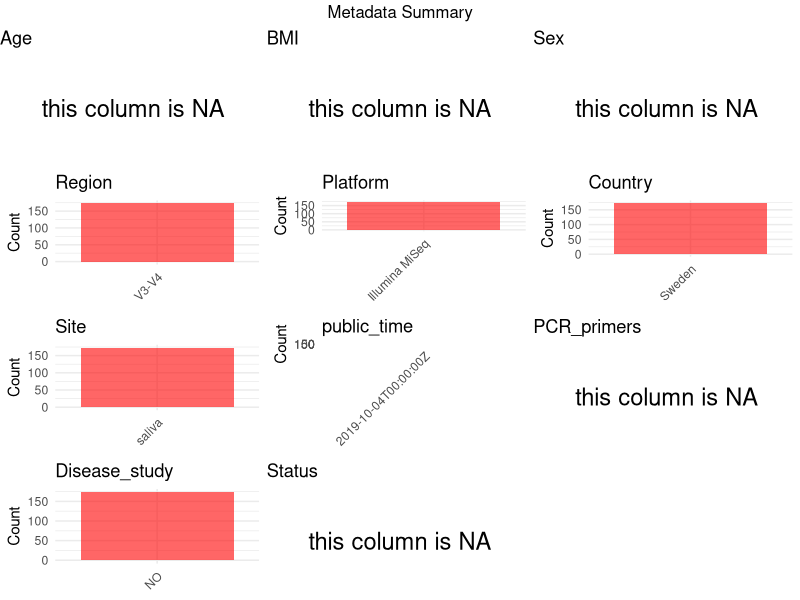

This figure's R source:
## ---- chunk 1
# Load necessary libraries
library(dplyr)
library(ggplot2)
library(gridExtra)

# Set working directory (update this path to your local directory)
setwd("D:/studylearning/董彪师兄项目/任务/修改20250922/PRJNA575550")

# Read the initial metadata files
initial_meta<-read.csv("SraRunTable.csv",header = T)

# Display the first few rows of the metadata
head(initial_meta)
## ---- chunk 2
# Create a uniform metadata dataframe
metadata <- data.frame(
  BioProject = initial_meta$BioProject,
  Run = initial_meta$Run,
  sample_name = initial_meta$Sample.Name,
  Age = NA,
  BMI = NA,
  Sex= NA,
  Region = "V3-V4",
  Platform = initial_meta$Instrument,
  Country = initial_meta$geo_loc_name_country,
  Site = initial_meta$env_medium,
  public_time = initial_meta$ReleaseDate,
  stringsAsFactors = FALSE
)
## ---- chunk 3
# Add information obtained from the publication
metadata$PCR_primers <- NA_character_
metadata$title <- "Oral Microbiota Development in Early Childhood"
metadata$Disease_study <- "NO"
metadata$Status <- NA_character_
## ---- chunk 4
# Check the number of unique runs and sample names
print(paste("Number of unique runs:", length(unique(metadata$Run))))
print(paste("Number of unique sample names:", length(unique(metadata$sample_name))))
## ---- chunk 5
# Select columns for visualization
plot_data <- metadata %>%
  select(-BioProject, -Run, -sample_name, -title)

# Function to create simple plots for each column
create_simple_plots <- function(data) {
  plots <- list()
  
  for (col in colnames(data)) {
    # Check if the column is all NA
    if (all(is.na(data[[col]]))) {
      # Create an empty plot with text indicating all NA
      p <- ggplot() +
        annotate("text", x = 0.5, y = 0.5, label = "this column is NA", size = 6) +
        labs(title = col) +
        theme_void()
    } else if (is.numeric(data[[col]])) {
      # Numeric variable: histogram
      p <- ggplot(data, aes(x = .data[[col]])) +
        geom_histogram(fill = "blue", alpha = 0.6, bins = 20, na.rm = TRUE) +
        labs(title = col) +
        theme_minimal()
    } else {
      # Categorical variable: bar plot (remove NA values)
      count_data <- as.data.frame(table(data[[col]], useNA = "ifany"))
      p <- ggplot(count_data, aes(x = reorder(Var1, -Freq), y = Freq)) +
        geom_col(fill = "red", alpha = 0.6) +
        labs(title = col, x = NULL, y = "Count") +
        theme_minimal() +
        theme(axis.text.x = element_text(angle = 45, hjust = 1))
    }
    plots[[col]] <- p
  }
  
  return(plots)
}

# Generate and arrange plots
plots <- create_simple_plots(plot_data)
grid.arrange(grobs = plots, ncol = 3, top = "Metadata Summary")
## ---- chunk 6
# Reorder columns to match the desired format
metadata <- metadata[, c(
  "BioProject", "Run", "sample_name", "Age", "BMI", "Sex", 
  "Region", "Platform", "Country", "Site", "public_time", 
  "PCR_primers", "title", "Disease_study", "Status"
)]

# Export the uniform metadata to a CSV file
write.csv(metadata, file = "metadata.csv", quote = FALSE)
